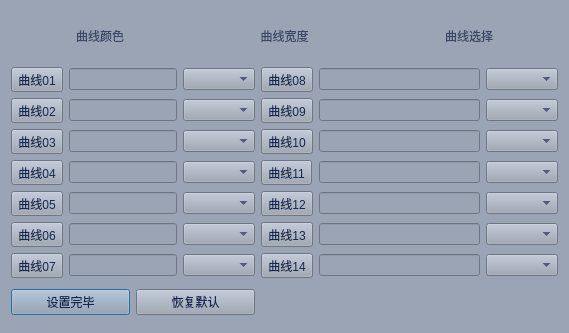
<?xml version="1.0" encoding="UTF-8"?>
<ui version="4.0">
 <class>SetingLine</class>
 <widget class="QDialog" name="SetingLine">
  <property name="geometry">
   <rect>
    <x>0</x>
    <y>0</y>
    <width>569</width>
    <height>333</height>
   </rect>
  </property>
  <property name="windowTitle">
   <string>Dialog</string>
  </property>
  <property name="styleSheet">
   <string notr="true">background-color:#9BA4B4;
color:#14274E;</string>
  </property>
  <layout class="QGridLayout" name="gridLayout_3">
   <item row="1" column="0" colspan="2">
    <layout class="QGridLayout" name="gridLayout">
     <item row="0" column="0">
      <widget class="QToolButton" name="tbtn_line1">
       <property name="styleSheet">
        <string notr="true"/>
       </property>
       <property name="text">
        <string>曲线01</string>
       </property>
       <property name="toolButtonStyle">
        <enum>Qt::ToolButtonTextBesideIcon</enum>
       </property>
      </widget>
     </item>
     <item row="0" column="1">
      <widget class="QLineEdit" name="le_line_1"/>
     </item>
     <item row="0" column="2">
      <widget class="QComboBox" name="cb_line_1"/>
     </item>
     <item row="1" column="0">
      <widget class="QToolButton" name="tbtn_line2">
       <property name="text">
        <string>曲线02</string>
       </property>
       <property name="toolButtonStyle">
        <enum>Qt::ToolButtonTextBesideIcon</enum>
       </property>
      </widget>
     </item>
     <item row="1" column="1">
      <widget class="QLineEdit" name="le_line_2"/>
     </item>
     <item row="1" column="2">
      <widget class="QComboBox" name="cb_line_2"/>
     </item>
     <item row="2" column="0">
      <widget class="QToolButton" name="tbtn_line3">
       <property name="text">
        <string>曲线03</string>
       </property>
       <property name="toolButtonStyle">
        <enum>Qt::ToolButtonTextBesideIcon</enum>
       </property>
      </widget>
     </item>
     <item row="2" column="1">
      <widget class="QLineEdit" name="le_line_3"/>
     </item>
     <item row="2" column="2">
      <widget class="QComboBox" name="cb_line_3"/>
     </item>
     <item row="3" column="0">
      <widget class="QToolButton" name="tbtn_line4">
       <property name="text">
        <string>曲线04</string>
       </property>
       <property name="toolButtonStyle">
        <enum>Qt::ToolButtonTextBesideIcon</enum>
       </property>
      </widget>
     </item>
     <item row="3" column="1">
      <widget class="QLineEdit" name="le_line_4"/>
     </item>
     <item row="3" column="2">
      <widget class="QComboBox" name="cb_line_4"/>
     </item>
     <item row="4" column="0">
      <widget class="QToolButton" name="tbtn_line5">
       <property name="text">
        <string>曲线05</string>
       </property>
       <property name="toolButtonStyle">
        <enum>Qt::ToolButtonTextBesideIcon</enum>
       </property>
      </widget>
     </item>
     <item row="4" column="1">
      <widget class="QLineEdit" name="le_line_5"/>
     </item>
     <item row="4" column="2">
      <widget class="QComboBox" name="cb_line_5"/>
     </item>
     <item row="5" column="0">
      <widget class="QToolButton" name="tbtn_line6">
       <property name="text">
        <string>曲线06</string>
       </property>
       <property name="toolButtonStyle">
        <enum>Qt::ToolButtonTextBesideIcon</enum>
       </property>
      </widget>
     </item>
     <item row="5" column="1">
      <widget class="QLineEdit" name="le_line_6"/>
     </item>
     <item row="5" column="2">
      <widget class="QComboBox" name="cb_line_6"/>
     </item>
     <item row="6" column="0">
      <widget class="QToolButton" name="tbtn_line7">
       <property name="text">
        <string>曲线07</string>
       </property>
       <property name="toolButtonStyle">
        <enum>Qt::ToolButtonTextBesideIcon</enum>
       </property>
      </widget>
     </item>
     <item row="6" column="1">
      <widget class="QLineEdit" name="le_line_7"/>
     </item>
     <item row="6" column="2">
      <widget class="QComboBox" name="cb_line_7"/>
     </item>
    </layout>
   </item>
   <item row="1" column="2">
    <layout class="QGridLayout" name="gridLayout_2">
     <item row="0" column="0">
      <widget class="QToolButton" name="tbtn_line8">
       <property name="text">
        <string>曲线08</string>
       </property>
       <property name="toolButtonStyle">
        <enum>Qt::ToolButtonTextBesideIcon</enum>
       </property>
      </widget>
     </item>
     <item row="0" column="1">
      <widget class="QLineEdit" name="le_line_8"/>
     </item>
     <item row="0" column="2">
      <widget class="QComboBox" name="cb_line_8"/>
     </item>
     <item row="1" column="0">
      <widget class="QToolButton" name="tbtn_line9">
       <property name="text">
        <string>曲线09</string>
       </property>
       <property name="toolButtonStyle">
        <enum>Qt::ToolButtonTextBesideIcon</enum>
       </property>
      </widget>
     </item>
     <item row="1" column="1">
      <widget class="QLineEdit" name="le_line_9"/>
     </item>
     <item row="1" column="2">
      <widget class="QComboBox" name="cb_line_9"/>
     </item>
     <item row="2" column="0">
      <widget class="QToolButton" name="tbtn_line10">
       <property name="text">
        <string>曲线10</string>
       </property>
       <property name="toolButtonStyle">
        <enum>Qt::ToolButtonTextBesideIcon</enum>
       </property>
      </widget>
     </item>
     <item row="2" column="1">
      <widget class="QLineEdit" name="le_line_10"/>
     </item>
     <item row="2" column="2">
      <widget class="QComboBox" name="cb_line_10"/>
     </item>
     <item row="3" column="0">
      <widget class="QToolButton" name="tbtn_line11">
       <property name="text">
        <string>曲线11</string>
       </property>
       <property name="toolButtonStyle">
        <enum>Qt::ToolButtonTextBesideIcon</enum>
       </property>
      </widget>
     </item>
     <item row="3" column="1">
      <widget class="QLineEdit" name="le_line_11"/>
     </item>
     <item row="3" column="2">
      <widget class="QComboBox" name="cb_line_11"/>
     </item>
     <item row="4" column="0">
      <widget class="QToolButton" name="tbtn_line12">
       <property name="text">
        <string>曲线12</string>
       </property>
       <property name="toolButtonStyle">
        <enum>Qt::ToolButtonTextBesideIcon</enum>
       </property>
      </widget>
     </item>
     <item row="4" column="1">
      <widget class="QLineEdit" name="le_line_12"/>
     </item>
     <item row="4" column="2">
      <widget class="QComboBox" name="cb_line_12"/>
     </item>
     <item row="5" column="0">
      <widget class="QToolButton" name="tbtn_line13">
       <property name="text">
        <string>曲线13</string>
       </property>
       <property name="toolButtonStyle">
        <enum>Qt::ToolButtonTextBesideIcon</enum>
       </property>
      </widget>
     </item>
     <item row="5" column="1">
      <widget class="QLineEdit" name="le_line_13"/>
     </item>
     <item row="5" column="2">
      <widget class="QComboBox" name="cb_line_13"/>
     </item>
     <item row="6" column="0">
      <widget class="QToolButton" name="tbtn_line14">
       <property name="text">
        <string>曲线14</string>
       </property>
       <property name="toolButtonStyle">
        <enum>Qt::ToolButtonTextBesideIcon</enum>
       </property>
      </widget>
     </item>
     <item row="6" column="1">
      <widget class="QLineEdit" name="le_line_14"/>
     </item>
     <item row="6" column="2">
      <widget class="QComboBox" name="cb_line_14"/>
     </item>
    </layout>
   </item>
   <item row="2" column="0">
    <widget class="QPushButton" name="btn_ok">
     <property name="text">
      <string>设置完毕</string>
     </property>
    </widget>
   </item>
   <item row="2" column="1">
    <widget class="QPushButton" name="btn_default">
     <property name="text">
      <string>恢复默认</string>
     </property>
    </widget>
   </item>
   <item row="0" column="0" colspan="3">
    <layout class="QHBoxLayout" name="horizontalLayout">
     <item>
      <widget class="QLabel" name="label">
       <property name="styleSheet">
        <string notr="true">font: 9pt &quot;微软雅黑&quot;;
color:#394867;
</string>
       </property>
       <property name="text">
        <string>曲线颜色</string>
       </property>
       <property name="alignment">
        <set>Qt::AlignCenter</set>
       </property>
      </widget>
     </item>
     <item>
      <widget class="QLabel" name="label_2">
       <property name="styleSheet">
        <string notr="true">font: 9pt &quot;微软雅黑&quot;;
color:#394867;
</string>
       </property>
       <property name="text">
        <string>曲线宽度</string>
       </property>
       <property name="alignment">
        <set>Qt::AlignCenter</set>
       </property>
      </widget>
     </item>
     <item>
      <widget class="QLabel" name="label_3">
       <property name="maximumSize">
        <size>
         <width>16777215</width>
         <height>40</height>
        </size>
       </property>
       <property name="styleSheet">
        <string notr="true">font: 9pt &quot;微软雅黑&quot;;
color:#394867;
</string>
       </property>
       <property name="text">
        <string>曲线选择</string>
       </property>
       <property name="alignment">
        <set>Qt::AlignCenter</set>
       </property>
      </widget>
     </item>
    </layout>
   </item>
  </layout>
 </widget>
 <resources/>
 <connections/>
</ui>
